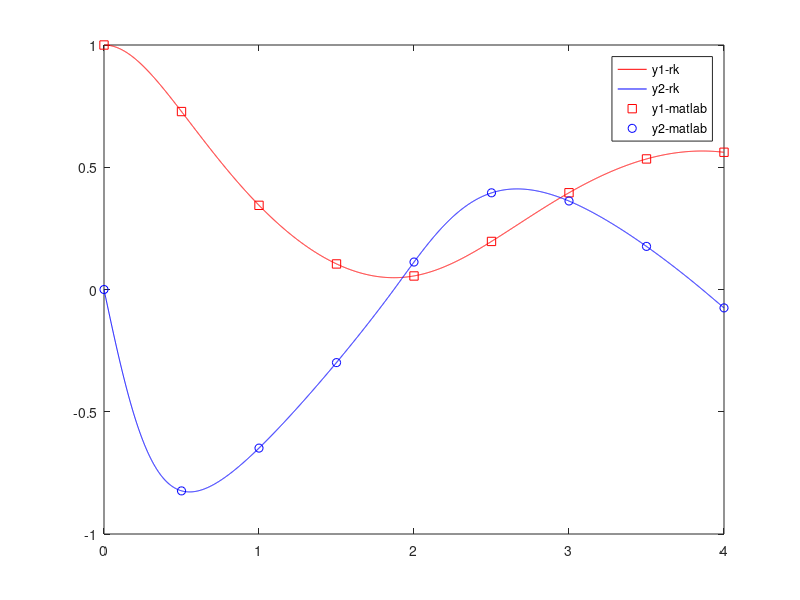

Source code (MATLAB):
% CC 28.47
function forced_damping
f=@damping;
t = [0:0.001:4]; y0=[1; 0];
[y] = runge_kutta(f,t,y0);
plot(t,y(1,:),'-r',t,y(2,:),'-b');
hold on;
[t, y] = ode45(f,0:0.5:4,y0');
plot(t,y(:,1),'rs',t,y(:,2),'bo');
legend('y1-rk','y2-rk','y1-matlab','y2-matlab');
hold off;
return

function [dydt] = damping(t,y)
dydt=zeros(2,1);
m=2; a=5; k=6; F0=2.5; w=0.5;
y1=y(1); y2=y(2);
dydt(1)=y2;
dydt(2)=(-a*abs(y2)*y2-k*y1+F0*sin(w*t))/m;
return


function [y] = runge_kutta(f,x,y0)
n=length(x); m=length(y0);
y=zeros(m,n);
y(:,1)=y0;
for i=1:n-1
    dx=x(i+1)-x(i);
    k1=feval(f,x(i),y(:,i));
    k2=feval(f,x(i)+dx/2,y(:,i)+k1*dx/2);
    k3=feval(f,x(i)+dx/2,y(:,i)+k2*dx/2);
    k4=feval(f,x(i)+dx,y(:,i)+k3*dx);
    y(:,i+1)=y(:,i)+(k1+2*k2+2*k3+k4)*dx/6;
end
return
